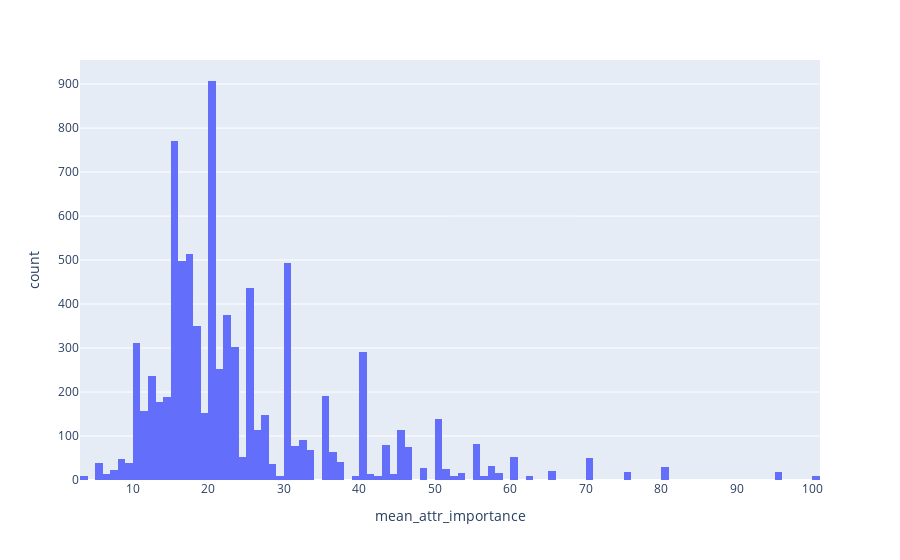
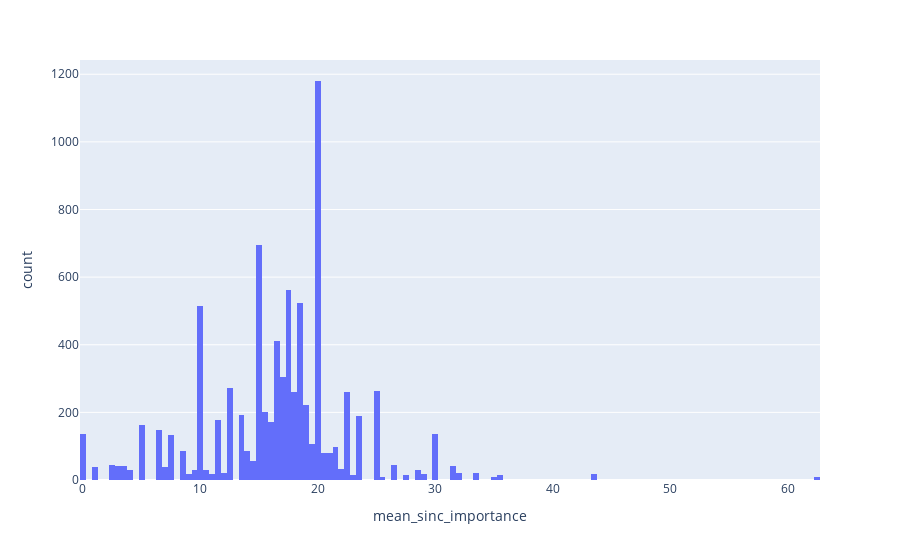

Here is the notebook cell these charts were saved with, in order:
### Code cell
#faire la moyenne de la question 1 pour visualiser plus facilement l'importance des attributs 

attr1 = df['mean_attr_importance'] = df[['attr1_1', 'attr1_2', 'attr1_3']].mean(axis=1)
sinc1= df['mean_sinc_importance'] = df[['sinc1_1', 'sinc1_2', 'sinc1_3']].mean(axis=1)
intel1= df['mean_intel_importance'] = df[['intel1_1', 'intel1_2', 'intel1_3']].mean(axis=1)
fun1 = df['mean_fun_importance'] = df[['fun1_1', 'fun1_2', 'fun1_3']].mean(axis=1)
amb1 = df['mean_amb_importance'] = df[['amb1_1', 'amb1_2', 'amb1_3']].mean(axis=1)
shar1 = df['mean_shar_importance'] = df[['shar1_1', 'shar1_2', 'shar1_3']].mean(axis=1)

### Figure 1 — Plotly figure (JSON) as saved in the notebook; plotly's stock layout.template omitted (floating-point values rounded to 4 significant figures; data arrays with more than 128 entries replaced by an {"elided": "..."} marker saying what was removed)
{"data": [{"alignmentgroup": "True", "bingroup": "x", "hovertemplate": "mean_attr_importance=%{x}<br>count=%{y}<extra></extra>", "legendgroup": "", "marker": {"color": "#636efa", "pattern": {"shape": ""}}, "name": "", "offsetgroup": "", "orientation": "v", "showlegend": false, "type": "histogram", "x": {"elided": "8378 float values"}, "xaxis": "x", "yaxis": "y"}], "layout": {"barmode": "relative", "legend": {"tracegroupgap": 0}, "margin": {"t": 60}, "xaxis": {"anchor": "y", "domain": [0, 1], "title": {"text": "mean_attr_importance"}}, "yaxis": {"anchor": "x", "domain": [0, 1], "title": {"text": "count"}}}}

### Figure 2 — Plotly figure (JSON) as saved in the notebook; plotly's stock layout.template omitted (floating-point values rounded to 4 significant figures; data arrays with more than 128 entries replaced by an {"elided": "..."} marker saying what was removed)
{"data": [{"alignmentgroup": "True", "bingroup": "x", "hovertemplate": "mean_sinc_importance=%{x}<br>count=%{y}<extra></extra>", "legendgroup": "", "marker": {"color": "#636efa", "pattern": {"shape": ""}}, "name": "", "offsetgroup": "", "orientation": "v", "showlegend": false, "type": "histogram", "x": {"elided": "8378 float values"}, "xaxis": "x", "yaxis": "y"}], "layout": {"barmode": "relative", "legend": {"tracegroupgap": 0}, "margin": {"t": 60}, "xaxis": {"anchor": "y", "domain": [0, 1], "title": {"text": "mean_sinc_importance"}}, "yaxis": {"anchor": "x", "domain": [0, 1], "title": {"text": "count"}}}}
